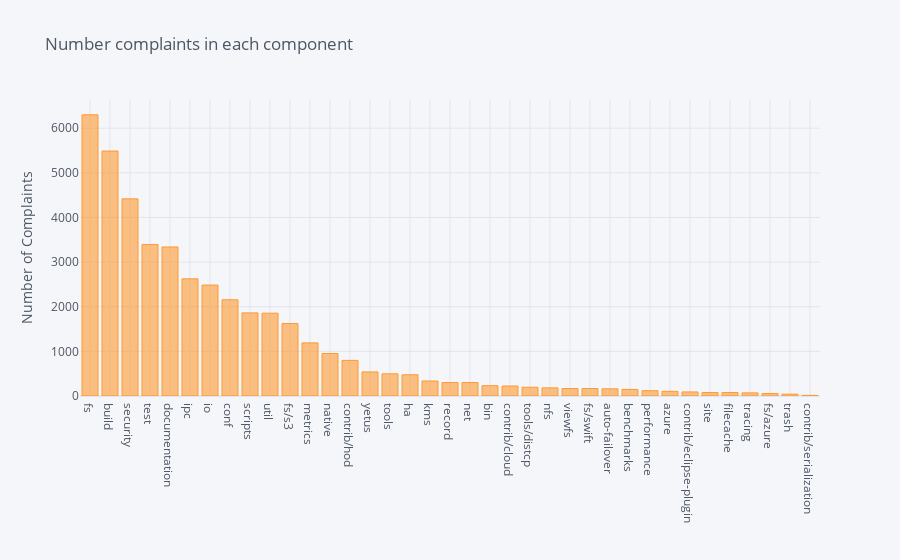

Write notebook code for a chart like this one.
### Code cell
pius_word1.df['component'].value_counts().sort_values(ascending=False).iplot(kind = 'bar', yTitle = 'Number of Complaints', title = 'Number complaints in each component')

### Figure 1 — Plotly figure (JSON) as saved in the notebook; plotly's stock layout.template omitted (floating-point values rounded to 4 significant figures)
{"data": [{"marker": {"color": "rgba(255, 153, 51, 0.6)", "line": {"color": "rgba(255, 153, 51, 1.0)", "width": 1}}, "name": "component", "orientation": "v", "text": "", "type": "bar", "x": ["fs", "build", "security", "test", "documentation", "ipc", "io", "conf", "scripts", "util", "fs/s3", "metrics", "native", "contrib/hod", "yetus", "tools", "ha", "kms", "record", "net", "bin", "contrib/cloud", "tools/distcp", "nfs", "viewfs", "fs/swift", "auto-failover", "benchmarks", "performance", "azure", "contrib/eclipse-plugin", "site", "filecache", "tracing", "fs/azure", "trash", "contrib/serialization"], "y": [6300, 5488, 4417, 3395, 3339, 2625, 2485, 2156, 1862, 1855, 1624, 1190, 952, 798, 539, 497, 476, 336, 301, 301, 231, 224, 196, 182, 168, 168, 161, 147, 119, 105, 91, 77, 77, 70, 56, 42, 14]}], "layout": {"legend": {"bgcolor": "#F5F6F9", "font": {"color": "#4D5663"}}, "paper_bgcolor": "#F5F6F9", "plot_bgcolor": "#F5F6F9", "title": {"font": {"color": "#4D5663"}, "text": "Number complaints in each component"}, "xaxis": {"gridcolor": "#E1E5ED", "showgrid": true, "tickfont": {"color": "#4D5663"}, "title": {"font": {"color": "#4D5663"}, "text": ""}, "zerolinecolor": "#E1E5ED"}, "yaxis": {"gridcolor": "#E1E5ED", "showgrid": true, "tickfont": {"color": "#4D5663"}, "title": {"font": {"color": "#4D5663"}, "text": "Number of Complaints"}, "zerolinecolor": "#E1E5ED"}}}
